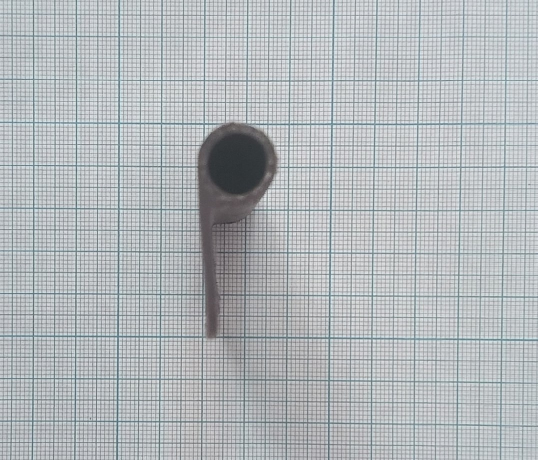
#> input picture image3.jpg, 1075 x 920 px (shown at 1/2 size)
$ python object.py
#> lines starting #> are read from the running program, lines starting #| are printed output that depends on the picture
import cv2
import numpy as np

img = cv2.imread("image3.jpg")
#> img is the input picture: shape (920, 1075, 3); mean B, G, R 186.4, 183.2, 178.1

if img is None:
    print("Ошибка: не найдено изображение")
    exit()

scale_display = 0.6
img_display = cv2.resize(img, None, fx=scale_display, fy=scale_display)
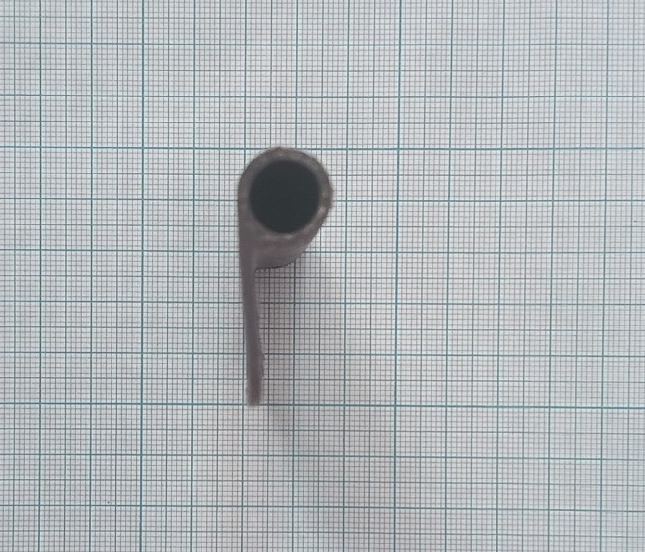
#> img_display: shape (552, 645, 3); mean B, G, R 186.3, 183.1, 178.1

points = []

# =========================
# ЛУПА
# =========================
# [138 lines left out: functions draw_zoom, draw_measurements, click, not called in this run]


# =========================
# ИНТЕРФЕЙС
# =========================
cv2.imshow("img", img_display)
cv2.setMouseCallback("img", click)

print("Сделай 8 кликов:")
print("1-2: масштаб (1 мм)")
print("3-4: высота 1")
print("5-6: высота 2")
print("7-8: высота 3")

cv2.waitKey(0)
cv2.destroyAllWindows()

# =========================
# РАСЧЁТ
# =========================
if len(points) < 8:
    print("Ошибка: нужно 8 точек")
    exit()
#> (the program exits here)
